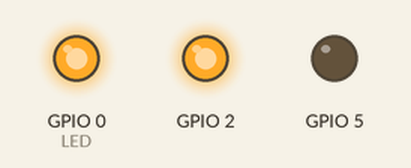
A sketch run on a simulated ESP8266 (NodeMCU). Parts: output pins drawn as LEDs (lit = HIGH). What the sketch prints to the serial monitor is not drawn.

Above: at 0.2 s.
At 1.7 s:
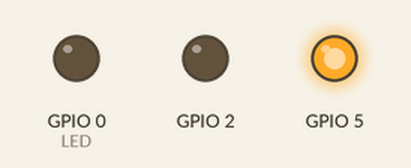
Timing chart, 0 to 3.0 s (numbered marks = the images above):
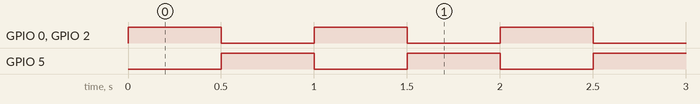

The sketch:

test_VRDEV_1.1.ino
```cpp
#include <ESP8266WiFi.h>

#define LED 0

uint8_t cnt=0;

void setup() {

Serial.begin(115200);
Serial.println("ready");

pinMode(LED,OUTPUT);
pinMode(2,OUTPUT);
pinMode(5,OUTPUT);

}

void loop() {

digitalWrite(LED,HIGH);digitalWrite(2,HIGH);digitalWrite(5,LOW);delay(500);
digitalWrite(LED,LOW);digitalWrite(2,LOW);digitalWrite(5,HIGH);delay(500);

}
```

Measured:
- by itself, GPIO 0 (LED), GPIO 2, GPIO 5: alternates HIGH for 0.50 s and LOW for 0.50 s
